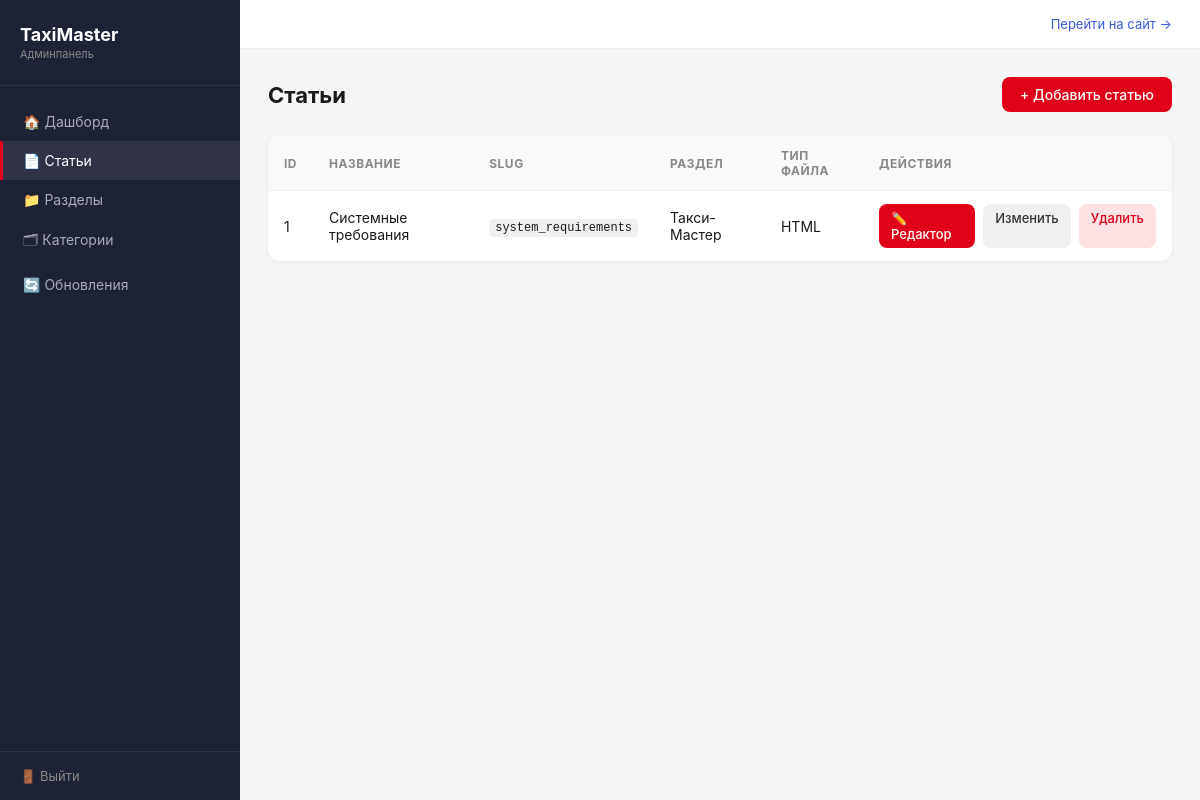
/admin/articles.php (signed in), run on the app's committed database.
### tables this page shows
CREATE TABLE `articles` (
  `id` int(11) NOT NULL,
  `section_id` int(11) NOT NULL,
  `title` varchar(255) NOT NULL,
  `slug` varchar(255) NOT NULL,
  `file_path` varchar(500) NOT NULL,
  `file_type` varchar(10) NOT NULL,
  `category` varchar(100) DEFAULT NULL
);

CREATE TABLE `sections` (
  `id` int(11) NOT NULL,
  `title` varchar(255) NOT NULL,
  `slug` varchar(255) NOT NULL
);

### admin/articles.php (the view, shortened to what this page needs)
<?php
include("../php/connect_db.php");
$articles = $conn->query("
    SELECT a.*, s.title AS section_title
    FROM articles a
    LEFT JOIN sections s ON a.section_id = s.id
    ORDER BY a.id DESC
")->fetch_all(MYSQLI_ASSOC);
?>
<!DOCTYPE html>
<html lang="ru">
<head>
    <link rel="stylesheet" href="css/admin.css">
</head>
<body>
<?php include("parts/sidebar.php"); ?>
<div class="admin-content">
    <?php include("parts/topbar.php"); ?>
    <main class="admin-main">
        <div class="page-header">
            <h1 class="page-title">Статьи</h1>
            <a href="article_edit.php" class="btn btn-primary">+ Добавить статью</a>
        </div>
        <div class="admin-table-wrap">
            <table class="admin-table">
                <thead>
                    <tr>
                        <th>ID</th>
                        <th>Название</th>
                        <th>Slug</th>
                        <th>Раздел</th>
                        <th>Тип файла</th>
                        <th>Действия</th>
                    </tr>
                </thead>
                <tbody>
                    <?php foreach ($articles as $a): ?>
                    <tr>
                        <td><?= $a['id'] ?></td>
                        <td><?= htmlspecialchars($a['title']) ?></td>
                        <td><code><?= htmlspecialchars($a['slug']) ?></code></td>
                        <td><?= htmlspecialchars($a['section_title'] ?? '—') ?></td>
                        <td><?= strtoupper($a['file_type'] ?? '—') ?></td>
                        <td class="table-actions">
                            <a href="article_editor.php?id=<?= $a['id'] ?>" class="btn btn-sm btn-primary">✏️ Редактор</a>
                            <a href="article_edit.php?id=<?= $a['id'] ?>" class="btn btn-sm btn-secondary">Изменить</a>
                            <a href="articles.php?delete=<?= $a['id'] ?>" class="btn btn-sm btn-danger" onclick="return confirm('Удалить статью?')">Удалить</a>
                        </td>
                    </tr>
                    <?php endforeach; ?>
                </tbody>
            </table>
        </div>
    </main>
</div>
</body>
</html>

### admin/css/admin.css (style rules this page uses)
* { box-sizing: border-box; margin: 0; padding: 0; }
body { font-family: -apple-system, BlinkMacSystemFont, 'Segoe UI', sans-serif; background: #f4f5f7; color: #1a1a1a; display: flex; min-height: 100vh; }
.admin-content { margin-left: 240px; flex: 1; display: flex; flex-direction: column; min-height: 100vh; }
.admin-main { padding: 28px; flex: 1; }
.page-title { font-size: 22px; font-weight: 700; margin-bottom: 24px; }
.page-header { display: flex; align-items: center; justify-content: space-between; margin-bottom: 24px; }
.page-header .page-title { margin-bottom: 0; }
.admin-table-wrap { background: #fff; border-radius: 12px; overflow: hidden; box-shadow: 0 1px 4px rgba(0,0,0,0.06); }
.admin-table { width: 100%; border-collapse: collapse; font-size: 14px; }
.admin-table th { background: #f8f9fb; padding: 12px 16px; text-align: left; font-size: 12px; color: #888; text-transform: uppercase; letter-spacing: 0.5px; border-bottom: 1px solid #eee; }
.admin-table td { padding: 13px 16px; border-bottom: 1px solid #f0f0f0; vertical-align: middle; }
.admin-table tr:last-child td { border-bottom: none; }
.table-actions { display: flex; gap: 8px; }
code { background: #f0f0f0; padding: 2px 6px; border-radius: 4px; font-size: 12px; }
.btn { display: inline-block; padding: 9px 18px; border-radius: 8px; font-size: 14px; font-weight: 500; cursor: pointer; border: none; text-decoration: none; transition: background 0.2s, opacity 0.2s; }
.btn-primary { background: #e0001a; color: #fff; }
.btn-secondary { background: #f0f0f0; color: #333; }
.btn-danger { background: #fee2e2; color: #e0001a; }
.btn-sm { padding: 6px 12px; font-size: 13px; }

### data on the page
articles: id "1", title "Системные требования", slug "system_requirements", section.title "Такси-Мастер", file_type "HTML"
